Frame 1 (no input): blank canvas, image omitted
Frame 60 (no input): blank canvas, image omitted
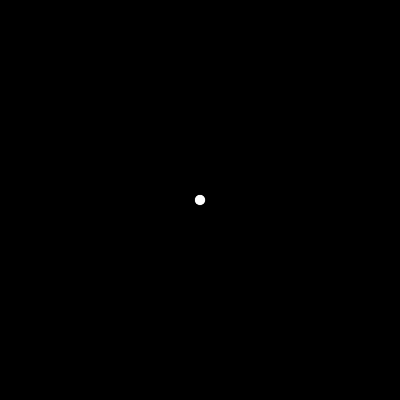
Frame 120 (the mouse pressed at the canvas centre since frame 60)

The p5.js sketch whose frames 1 and 60 were blank and that drew this single picture after the mouse press (run headless with seeded random() and noise() and a simulated clock; from frame 60 on, the mouse is pressed at the canvas centre):

// p5.js sketch
// ── sketch.js
let w = 400;
let dt;
function setup() 
{
    createCanvas(w , w);
    dt = 1.0/60;
}
 
let x0  = 0 , y0 = 0;
let B = true;

let x1  = 0, y1 = 0;

function draw() 
{
  background(0);

  fill(255);
  stroke(220);
  
  if(mouseIsPressed)
  {
      if(B)
      {
        x0 = mouseX ;
        y0 = mouseY;
        B = false;
      }
      x1 = mouseX ;
      y1 = mouseY;
  }
  else
    B = true;
    
    L(x0 , y0 , x1 , y1);

    O(x0 , y0);
    O(x1 , y1);

    let nx = x1 - x0,
        ny = y1 - y0;
    let r = 2 * sqrt_(nx * nx + ny * ny);

    fill(255 ,100);
    O(x0 , y0 , r)
}

function sqrt_(x)
{
    return Math.pow(2 , Math.log2(x)/2);
}

function O(x , y , r = 10)
{
    strokeWeight(0.1);
    ellipse(x ,y , r , r);
}

function L(x0 , y0 , x1 , y1)
{
    strokeWeight(2);
    line(x0 , y0 , x1 , y1);
}
